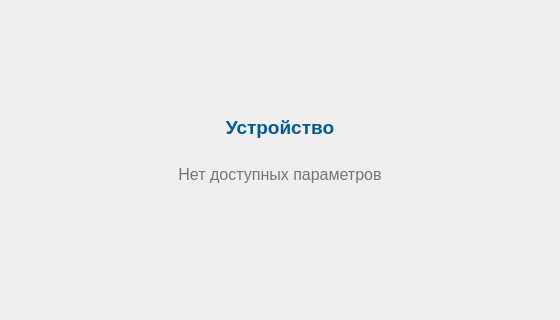
<?xml version="1.0" encoding="UTF-8"?>
<ui version="4.0">
<class>StubTabForm</class>
<widget class="QWidget" name="StubTabForm">
<property name="geometry">
<rect>
<x>0</x>
<y>0</y>
<width>560</width>
<height>320</height>
</rect>
</property>
<property name="windowTitle">
<string>Заглушка</string>
</property>
<layout class="QVBoxLayout" name="mainLayout">
<property name="alignment">
<set>Qt::AlignCenter</set>
</property>
<item>
<spacer name="topSpacer">
<property name="orientation">
<enum>Qt::Vertical</enum>
</property>
<property name="sizeHint" stdset="0">
<size>
<width>20</width>
<height>40</height>
</size>
</property>
</spacer>
</item>
<item>
<widget class="QLabel" name="labelTitle">
<property name="font">
<font>
<pointsize>14</pointsize>
<weight>75</weight>
<bold>true</bold>
</font>
</property>
<property name="styleSheet">
<string notr="true">color: #005A9E;</string>
</property>
<property name="text">
<string>Устройство</string>
</property>
<property name="alignment">
<set>Qt::AlignCenter</set>
</property>
</widget>
</item>
<item>
<widget class="QLabel" name="labelStub">
<property name="font">
<font>
<pointsize>12</pointsize>
</font>
</property>
<property name="styleSheet">
<string notr="true">color: #757575; padding: 20px;</string>
</property>
<property name="text">
<string>Нет доступных параметров</string>
</property>
<property name="alignment">
<set>Qt::AlignCenter</set>
</property>
</widget>
</item>
<item>
<spacer name="bottomSpacer">
<property name="orientation">
<enum>Qt::Vertical</enum>
</property>
<property name="sizeHint" stdset="0">
<size>
<width>20</width>
<height>40</height>
</size>
</property>
</spacer>
</item>
</layout>
</widget>
<resources/>
<connections/>
</ui>
